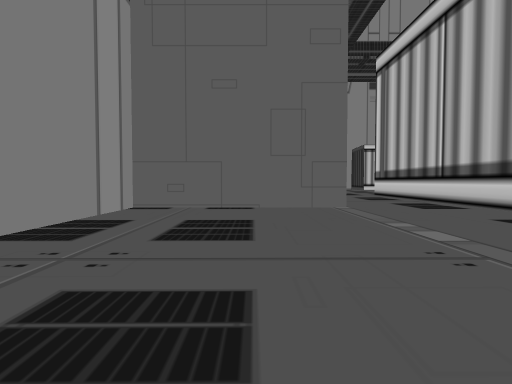
View 1 (above)

24 first-person views from a walk through a 3-D level made in the Unity game engine. The camera is 1.4 m above the floor, tilts 2° down and sees 80° across. The floor is counted in squares, 2 m on a side. Each view is taken from the middle of a square. On the plan, view 1 faces up. The plan holds only what a view shows up to about 10 squares ahead; the rest is blank. The place goes on beyond the plan. The player is left out. Some animated figures are not drawn.

View 2
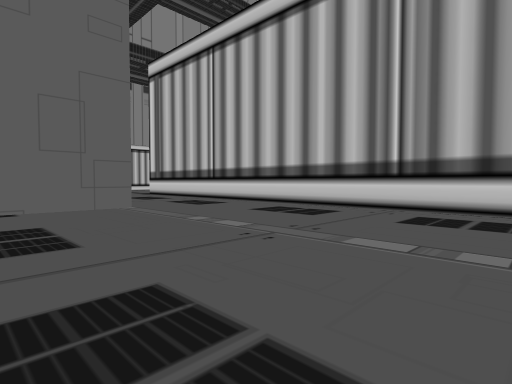

View 3
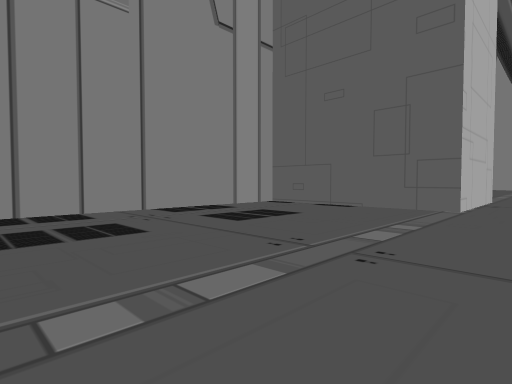

View 4
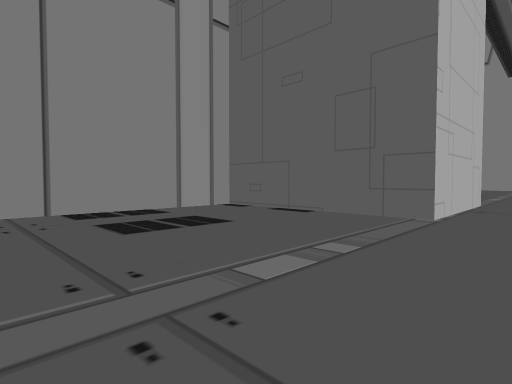

View 5
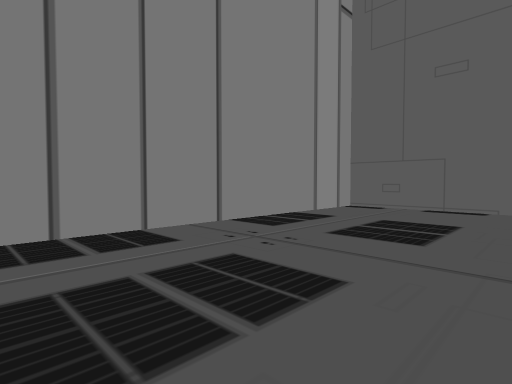

View 6
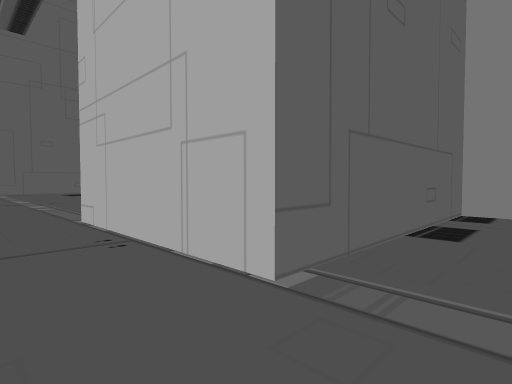

View 7
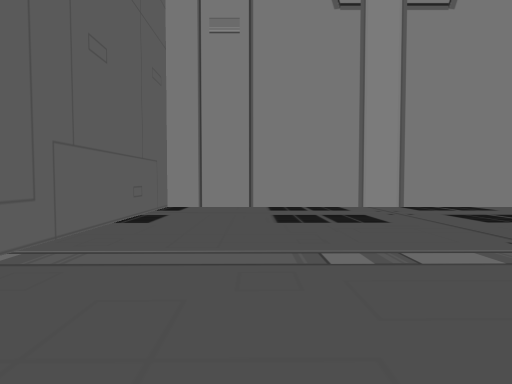

View 8
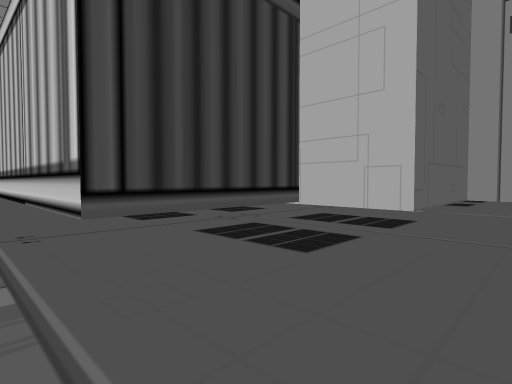

View 9
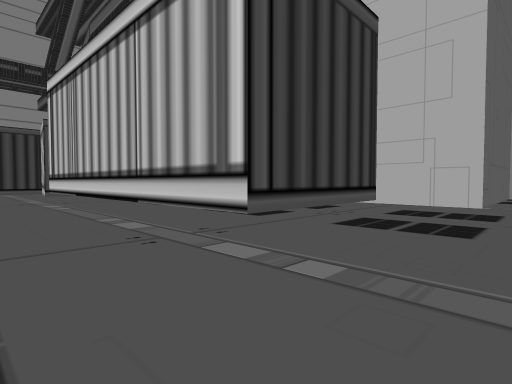

View 10
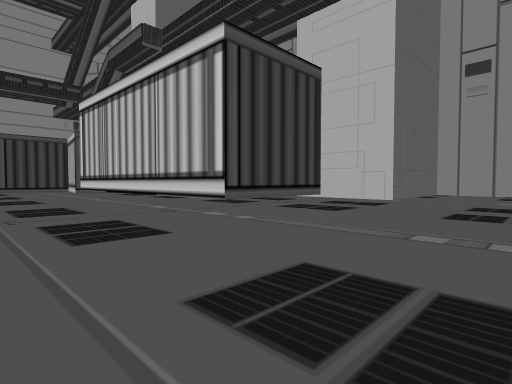

View 11
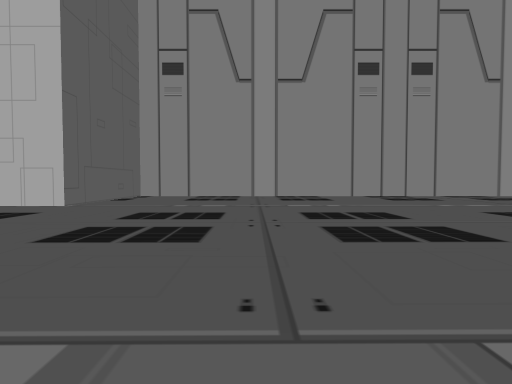

View 12
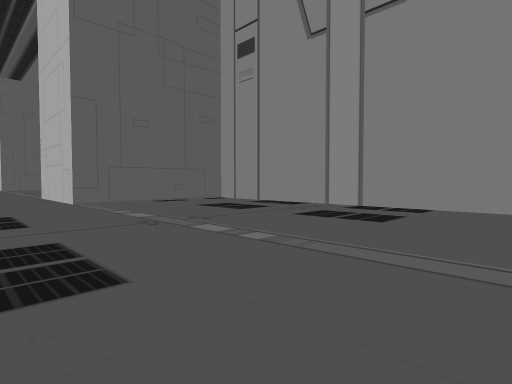

View 13
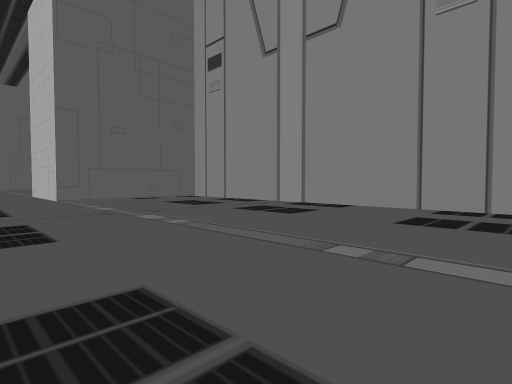

View 14
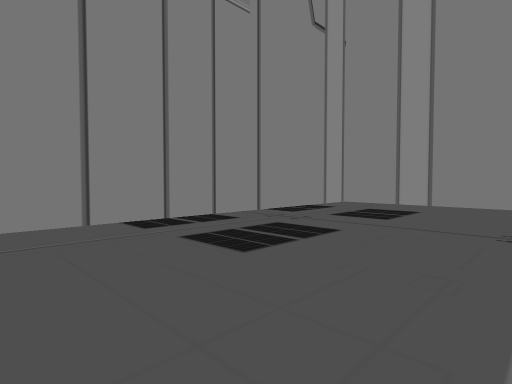

View 15
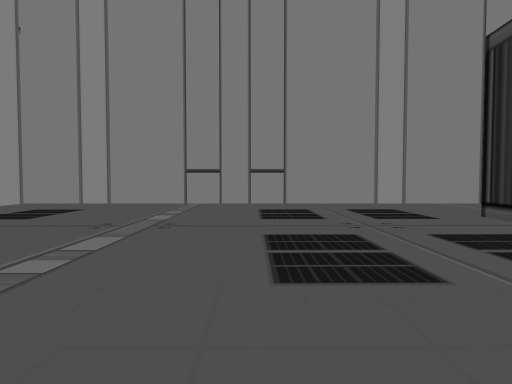

View 16
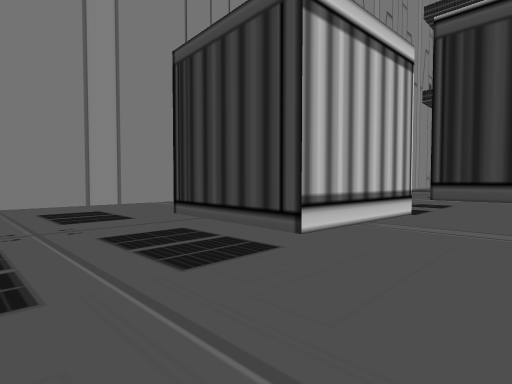

View 17
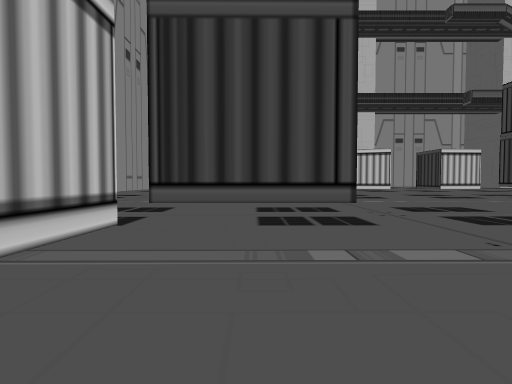

View 18
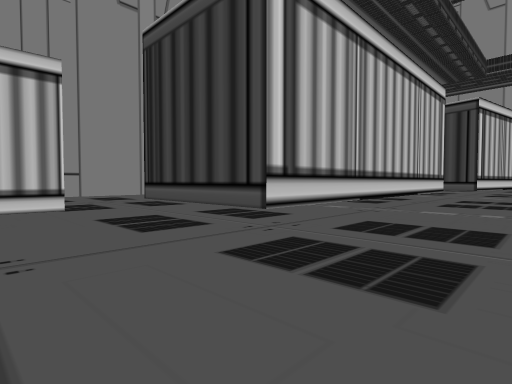

View 19
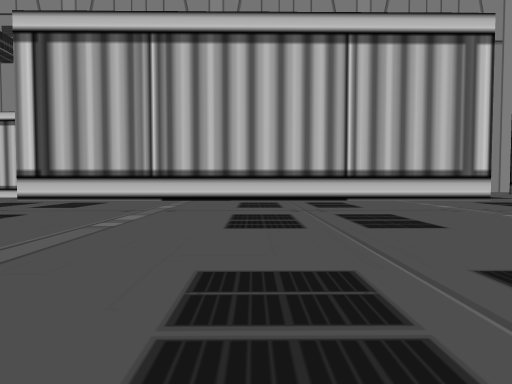

View 20
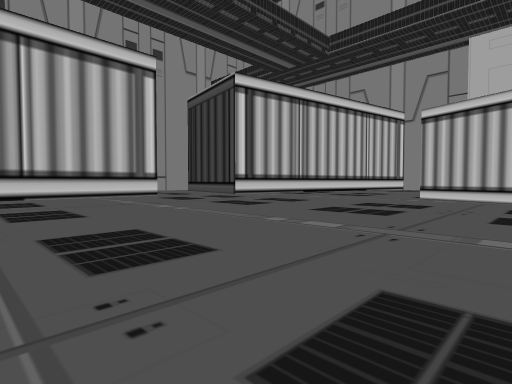

View 21
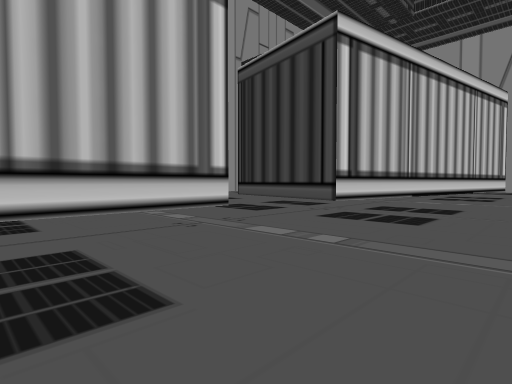

View 22
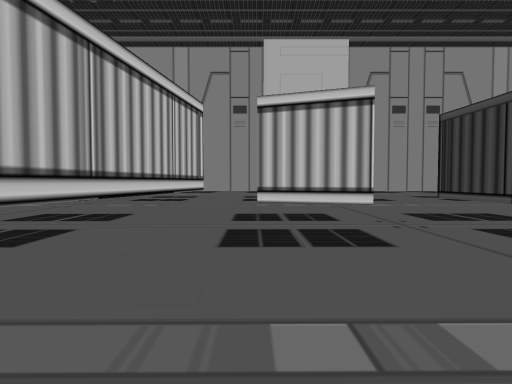

View 23
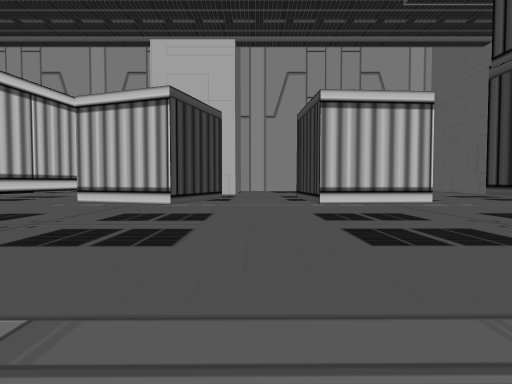

View 24
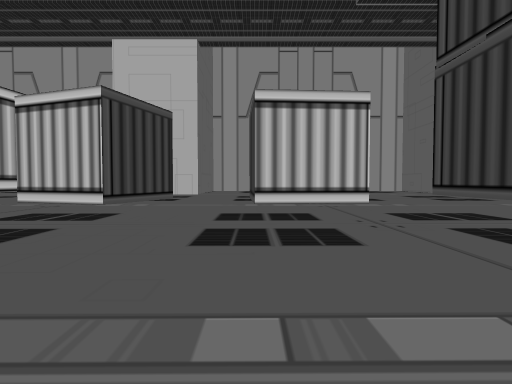

### Floor plan
Key: @ floor where view 1 was taken; # wall or solid block; . floor; C container.
Columns run from 4 left of view 1 to 34 right of it. Each row starts with its distance up from view 1.
 31 ################
 30 #...............
 29 #..............
 28 #.............
 27 #............C
 26 #............C
 25 #............C   .. ..
 24 #............CCC .....
 23 #...............C.#
 22 #.................#
 21 #.................#            ...#
 20 #.................#            ..##
 19 #.................#############..#
 18 #................................######
 17 #.....................................#
 16 #......................................
 15 #......................................
 14 #......................................
 13 #..................  .................C
 12 #######............    ...............C
 11       #...........      ..............C
 10       #.######....       ............C
  9       #.#    #....       .............C
  8 #######.#    #....           ..........
  7 #.......#    #....          ...........
  6 #.......#    #....           ..........
  5 #.......#    #....          ..........C
  4 #.......#    #..             .........C
  3 #.......##   #..              ........C
  2 #........#    ..               .......C
  1 #........#                      .......
  0 #...@....#                        .....

Positions as (right, up) in squares from view 1, and headings:
1: (0, 0), facing up
2: (-1, 0), facing up-right
3: (4, 0), facing up-left
4: (4, 2), facing up-left
5: (1, 0), facing up-left
6: (4, 14), facing down-left
7: (5, 15), facing left
8: (10, 15), facing down-left
9: (12, 14), facing down-left
10: (14, 17), facing down-left
11: (11, 18), facing left
12: (5, 23), facing down-left
13: (5, 25), facing down-left
14: (2, 21), facing up-left
15: (4, 21), facing up
16: (5, 21), facing up-right
17: (7, 21), facing right
18: (10, 15), facing up-right
19: (20, 11), facing up
20: (21, 9), facing up-right
21: (22, 14), facing up-right
22: (24, 13), facing right
23: (24, 7), facing right
24: (24, 5), facing right
